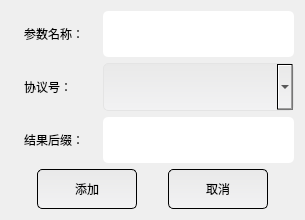
<?xml version="1.0" encoding="UTF-8"?>
<ui version="4.0">
 <class>DiaAddNewParameter</class>
 <widget class="QDialog" name="DiaAddNewParameter">
  <property name="geometry">
   <rect>
    <x>0</x>
    <y>0</y>
    <width>305</width>
    <height>217</height>
   </rect>
  </property>
  <property name="windowTitle">
   <string>Dialog</string>
  </property>
  <property name="styleSheet">
   <string notr="true">*{font: normal 20px “微软雅黑” ;}

QWidget#diaTestManager {
	background-color: #eaeaea;
}

.QLabel {
	padding: 10px;
	border-radius: 5px;
}

.QPushButton {
	border: 1px solid;
	background-color:qlineargradient(spread:pad,x1:0,y1:0,x2:0,y2:1,stop:0 #e9e9e9,stop:1 #f2f2f3);
	padding: 10px;
	border-radius: 5px;
}

.QPushButton:hover {
    background-color: #ecf5ff;
    color: #409eff;
}

.QPushButton:pressed, QPushButton:checked {
    border: 1px solid #3a8ee6;
    color: #409eff;
}

.QTableWidget{
	color: #000000;
	alternate-background-color: #e0e0e0;
}

.QTableWidget::item:selected {
	color: #000000; 
	background-color: #8fcde6;

}

.QComboBox {
	background-color:qlineargradient(spread:pad,x1:0,y1:0,x2:0,y2:1,stop:0 #e9e9e9,stop:1 #f2f2f3);
  	padding: 10;
 	border:1px solid rgba(228,228,228,1);
	border-radius:5px;
	font:20px;
}

.QLineEdit {
	border-radius:5px;
	padding: 10;
	font:20px;
}
</string>
  </property>
  <layout class="QVBoxLayout" name="verticalLayout">
   <item>
    <layout class="QFormLayout" name="formLayout">
     <item row="0" column="0">
      <widget class="QLabel" name="label">
       <property name="text">
        <string>参数名称：</string>
       </property>
      </widget>
     </item>
     <item row="0" column="1">
      <widget class="QLineEdit" name="lineEdit_Name"/>
     </item>
     <item row="1" column="0">
      <widget class="QLabel" name="label_2">
       <property name="text">
        <string>协议号：</string>
       </property>
      </widget>
     </item>
     <item row="1" column="1">
      <widget class="QComboBox" name="comboBox_Number"/>
     </item>
     <item row="2" column="0">
      <widget class="QLabel" name="label_3">
       <property name="text">
        <string>结果后缀：</string>
       </property>
      </widget>
     </item>
     <item row="2" column="1">
      <widget class="QLineEdit" name="lineEdit_Suffix"/>
     </item>
    </layout>
   </item>
   <item>
    <layout class="QHBoxLayout" name="horizontalLayout">
     <item>
      <spacer name="horizontalSpacer_2">
       <property name="orientation">
        <enum>Qt::Horizontal</enum>
       </property>
       <property name="sizeHint" stdset="0">
        <size>
         <width>40</width>
         <height>20</height>
        </size>
       </property>
      </spacer>
     </item>
     <item>
      <widget class="QPushButton" name="pushButton_Add">
       <property name="minimumSize">
        <size>
         <width>100</width>
         <height>0</height>
        </size>
       </property>
       <property name="text">
        <string>添加</string>
       </property>
      </widget>
     </item>
     <item>
      <spacer name="horizontalSpacer">
       <property name="orientation">
        <enum>Qt::Horizontal</enum>
       </property>
       <property name="sizeHint" stdset="0">
        <size>
         <width>40</width>
         <height>20</height>
        </size>
       </property>
      </spacer>
     </item>
     <item>
      <widget class="QPushButton" name="pushButton_Cancel">
       <property name="minimumSize">
        <size>
         <width>100</width>
         <height>0</height>
        </size>
       </property>
       <property name="text">
        <string>取消</string>
       </property>
      </widget>
     </item>
     <item>
      <spacer name="horizontalSpacer_3">
       <property name="orientation">
        <enum>Qt::Horizontal</enum>
       </property>
       <property name="sizeHint" stdset="0">
        <size>
         <width>40</width>
         <height>20</height>
        </size>
       </property>
      </spacer>
     </item>
    </layout>
   </item>
  </layout>
 </widget>
 <resources/>
 <connections>
  <connection>
   <sender>pushButton_Cancel</sender>
   <signal>clicked()</signal>
   <receiver>DiaAddNewParameter</receiver>
   <slot>slot_pushButton_Cancel_clicked()</slot>
   <hints>
    <hint type="sourcelabel">
     <x>244</x>
     <y>183</y>
    </hint>
    <hint type="destinationlabel">
     <x>244</x>
     <y>298</y>
    </hint>
   </hints>
  </connection>
  <connection>
   <sender>pushButton_Add</sender>
   <signal>clicked()</signal>
   <receiver>DiaAddNewParameter</receiver>
   <slot>slot_pushButton_Add_clicked()</slot>
   <hints>
    <hint type="sourcelabel">
     <x>70</x>
     <y>176</y>
    </hint>
    <hint type="destinationlabel">
     <x>79</x>
     <y>280</y>
    </hint>
   </hints>
  </connection>
 </connections>
 <slots>
  <slot>slot_pushButton_Cancel_clicked()</slot>
  <slot>slot_pushButton_Add_clicked()</slot>
 </slots>
</ui>
